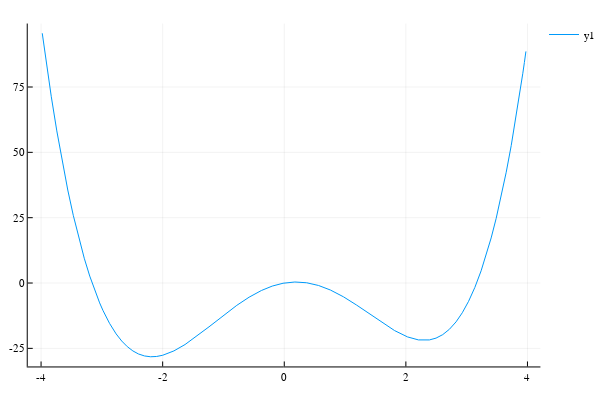

Notebook code cell kept with this figure:
### Code cell
plot(func, -4.0, 4.0)

### Figure 1 — Plotly figure (JSON) as saved in the notebook; plotly's stock layout.template omitted (floating-point values rounded to 4 significant figures)
{"data": [{"colorbar": {"title": ""}, "hoverinfo": "text", "legendgroup": "y1", "line": {"color": "rgba(0, 154, 250, 1.000)", "dash": "solid", "shape": "linear", "width": 1}, "mode": "lines", "name": "y1", "showlegend": true, "text": [null, null, null, null, null, null, null, null, null, null, null, null, null, null, null, null, null, null, null, null, null, null, null, null, null, null, null, null, null, null, null, null, null, null, null, null, null, null, null, null, null, null, null, null, null, null, null, null, null, null, null, null, null, null, null, null, null, null, null, null, null, null, null, null, null], "type": "scatter", "x": [-3.98, -3.961, -3.941, -3.922, -3.832, -3.741, -3.651, -3.561, -3.47, -3.38, -3.29, -3.199, -3.145, -3.091, -3.037, -2.982, -2.874, -2.765, -2.674, -2.582, -2.49, -2.398, -2.299, -2.199, -2.099, -2.0, -1.816, -1.632, -1.238, -0.7813, -0.5784, -0.3756, -0.1977, -0.01974, 0.1742, 0.3682, 0.5633, 0.7584, 0.9742, 1.19, 1.395, 1.6, 1.814, 2.027, 2.207, 2.387, 2.496, 2.606, 2.716, 2.825, 2.928, 3.031, 3.135, 3.238, 3.32, 3.403, 3.485, 3.568, 3.651, 3.733, 3.816, 3.898, 3.924, 3.949, 3.975], "xaxis": "x1", "y": [95.57, 92.18, 88.85, 85.58, 71.27, 58.21, 46.33, 35.59, 25.9, 17.22, 9.494, 2.654, -1.05, -4.464, -7.598, -10.46, -15.44, -19.46, -22.19, -24.35, -25.98, -27.14, -27.91, -28.21, -28.1, -27.63, -25.98, -23.53, -16.76, -8.549, -5.421, -2.858, -1.175, -0.08286, 0.3908, 0.1024, -0.9366, -2.67, -5.281, -8.441, -11.74, -15.05, -18.19, -20.62, -21.77, -21.77, -21.08, -19.75, -17.71, -14.86, -11.37, -7.006, -1.686, 4.674, 10.58, 17.25, 24.75, 33.11, 42.39, 52.63, 63.89, 76.23, 80.25, 84.38, 88.62], "yaxis": "y1", "zmax": 0.1, "zmin": -0.1}], "layout": {"annotations": [], "height": 400, "legend": {"bgcolor": "rgba(255, 255, 255, 1.000)", "bordercolor": "rgba(0, 0, 0, 1.000)", "font": {"color": "rgba(0, 0, 0, 1.000)", "family": "sans-serif", "size": 11}, "tracegroupgap": 0, "x": 1, "y": 1}, "margin": {"b": 20, "l": 0, "r": 0, "t": 20}, "paper_bgcolor": "rgba(255, 255, 255, 1.000)", "plot_bgcolor": "rgba(255, 255, 255, 1.000)", "showlegend": true, "width": 600, "xaxis": {"anchor": "y1", "domain": [0.05101, 0.9934], "gridcolor": "rgba(0, 0, 0, 0.100)", "gridwidth": 0.5, "linecolor": "rgba(0, 0, 0, 1.000)", "mirror": false, "range": [-4.219, 4.213], "showgrid": true, "showline": true, "showticklabels": true, "tickangle": 0, "tickcolor": "rgb(0, 0, 0)", "tickfont": {"color": "rgba(0, 0, 0, 1.000)", "family": "sans-serif", "size": 11}, "tickmode": "array", "ticks": "inside", "ticktext": ["-4", "-2", "0", "2", "4"], "tickvals": [-4, -2, 0, 2, 4], "title": "", "titlefont": {"color": "rgba(0, 0, 0, 1.000)", "family": "sans-serif", "size": 15}, "type": "-", "visible": true, "zeroline": false, "zerolinecolor": "rgba(0, 0, 0, 1.000)"}, "yaxis": {"anchor": "x1", "domain": [0.03762, 0.9902], "gridcolor": "rgba(0, 0, 0, 0.100)", "gridwidth": 0.5, "linecolor": "rgba(0, 0, 0, 1.000)", "mirror": false, "range": [-31.92, 99.28], "showgrid": true, "showline": true, "showticklabels": true, "tickangle": 0, "tickcolor": "rgb(0, 0, 0)", "tickfont": {"color": "rgba(0, 0, 0, 1.000)", "family": "sans-serif", "size": 11}, "tickmode": "array", "ticks": "inside", "ticktext": ["-25", "0", "25", "50", "75"], "tickvals": [-25, 0, 25, 50, 75], "title": "", "titlefont": {"color": "rgba(0, 0, 0, 1.000)", "family": "sans-serif", "size": 15}, "type": "-", "visible": true, "zeroline": false, "zerolinecolor": "rgba(0, 0, 0, 1.000)"}}}
